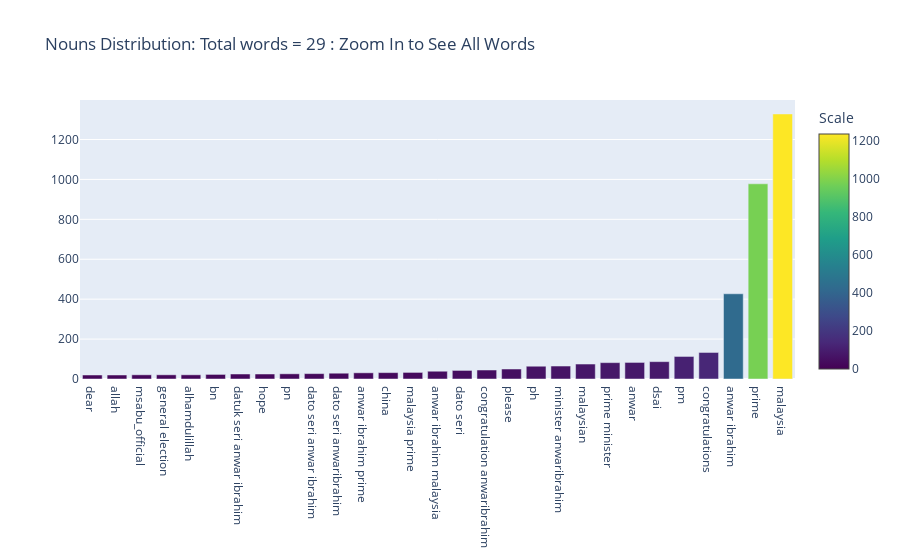

The notebook cell this image was saved under:
### Code cell
x = list(nouns_values[count_sort_ind])
y = list(nouns_counts[count_sort_ind])
fig = go.Figure(go.Bar(x=x, y=y, name='Nouns', marker=dict(cmax=1236, cmin=0, color=y, colorbar=dict(title="Scale"), colorscale="Viridis")))
fig.update_layout(title_text='Nouns Distribution: Total words = '+str(len(nouns_values))+' : Zoom In to See All Words' )
fig.write_html("nouns_distribution.html")
fig

### Figure 1 — Plotly figure (JSON) as saved in the notebook; plotly's stock layout.template omitted (floating-point values rounded to 4 significant figures)
{"data": [{"marker": {"cmax": 1236, "cmin": 0, "color": [20, 20, 21, 21, 21, 23, 25, 25, 26, 27, 29, 31, 32, 33, 39, 43, 45, 50, 64, 65, 75, 82, 83, 87, 113, 133, 427, 978, 1328], "colorbar": {"title": {"text": "Scale"}}, "colorscale": [[0, "#440154"], [0.1111, "#482878"], [0.2222, "#3e4989"], [0.3333, "#31688e"], [0.4444, "#26828e"], [0.5556, "#1f9e89"], [0.6667, "#35b779"], [0.7778, "#6ece58"], [0.8889, "#b5de2b"], [1, "#fde725"]]}, "name": "Nouns", "type": "bar", "x": ["dear", "allah", "msabu_official", "general election", "alhamdulillah", "bn", "datuk seri anwar ibrahim", "hope", "pn", "dato seri anwar ibrahim", "dato seri anwaribrahim", "anwar ibrahim prime", "china", "malaysia prime", "anwar ibrahim malaysia", "dato seri", "congratulation anwaribrahim", "please", "ph", "minister anwaribrahim", "malaysian", "prime minister", "anwar", "dsai", "pm", "congratulations", "anwar ibrahim", "prime", "malaysia"], "y": [20, 20, 21, 21, 21, 23, 25, 25, 26, 27, 29, 31, 32, 33, 39, 43, 45, 50, 64, 65, 75, 82, 83, 87, 113, 133, 427, 978, 1328]}], "layout": {"title": {"text": "Nouns Distribution: Total words = 29 : Zoom In to See All Words"}}}
